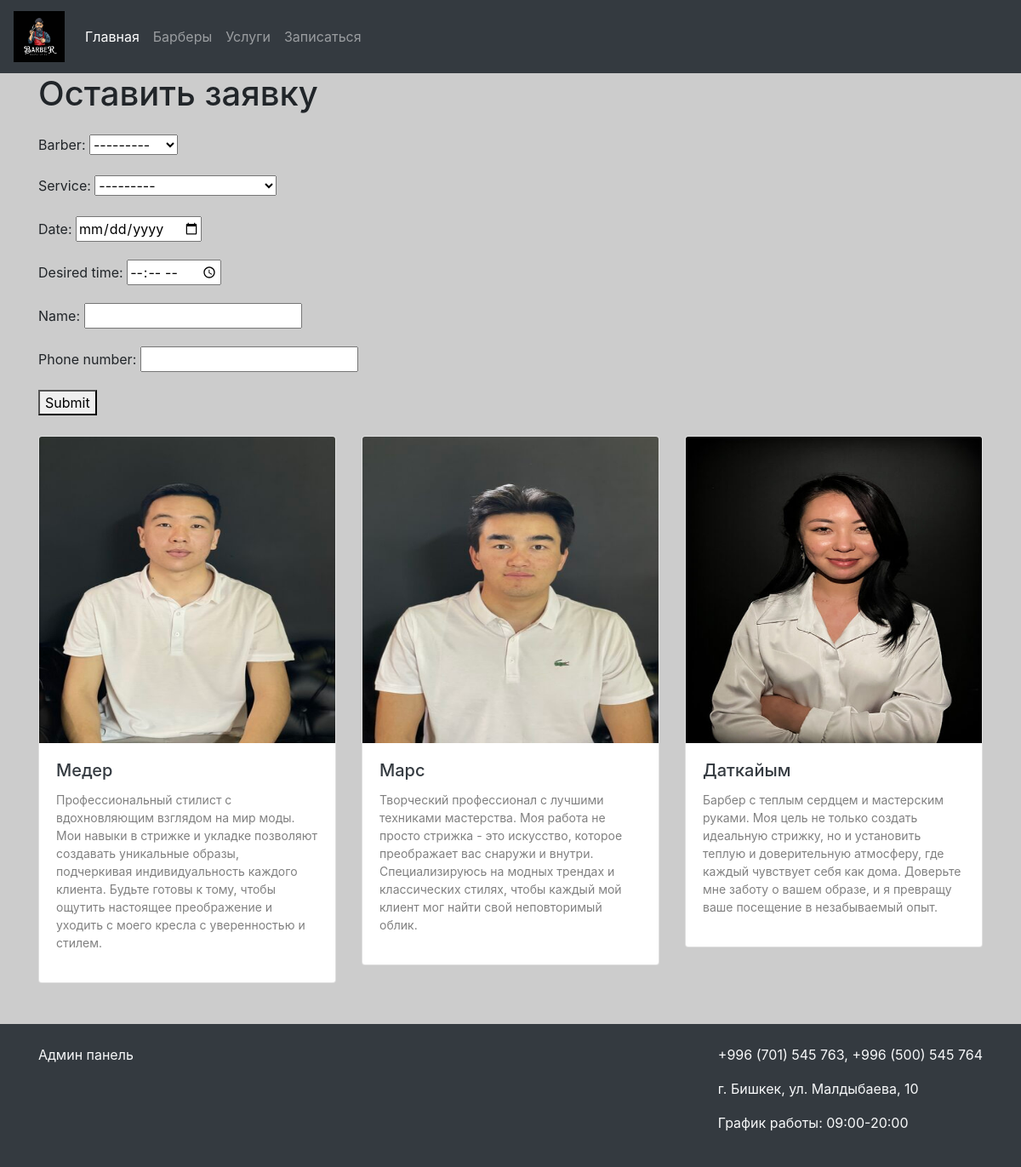
Screenshot of /application/ with the database file from the repository.
### barbershop/models.py (models this page shows)
class Barber(models.Model):
    photo = models.ImageField(upload_to='barbers/')
    name = models.CharField(max_length=100)
    description = models.TextField()
    def __str__(self):
        return self.name

class Service(models.Model):
    name = models.CharField(max_length=100)
    price = models.DecimalField(max_digits=8, decimal_places=2)
    duration = models.IntegerField()
    def __str__(self):
        return self.name

### barbershop/views.py (the view)
# urls.py: path('application/', views.application_form, name='application_form'),
def application_form(request):
    barbers = Barber.objects.all()
    if request.method == 'POST':
        form = ApplicationForm(request.POST)
        if form.is_valid():
            form.save()
            return HttpResponseRedirect('/thanks/')
    else:
        form = ApplicationForm()
    return render(request, 'application_form.html', {'barbers': barbers, 'form': form})

### barbershop/forms.py (shortened to what this page needs)
class ApplicationForm(forms.ModelForm):
    class Meta:
        model = Application
        fields = ['barber', 'service', 'date', 'desired_time', 'name', 'phone_number']
        widgets = {
            'date': forms.DateInput(attrs={'type': 'date'}),
            'desired_time': forms.TimeInput(attrs={'type': 'time', 'step': '1800'}),
        }

### templates/application_form.html (shortened to what this page needs)
{% include 'header_and_footer/header.html' %}
<div class="container">
    <h1>Оставить заявку</h1>
    <form method="post" class="my-4">
        {{ form.as_p }}
        <button type="submit">Submit</button>
    </form>
    <div class="row row-cols-md-3 g-5 ">
        {% for barber in barbers %}
            <div class="col">
                <div class="d-block text-dark card">
                    <img src="{{ barber.photo.url }}" alt="{{ barber.name }}" class="card-img-top"
                         style="max-height: 360px">
                    <div class="card-body">
                        <h5 class="card-title">{{ barber.name }}</h5>
                        <p style="color: #808080FF; font-size: 14px ">{{ barber.description }}</p>
                    </div>
                </div>
            </div>
        {% endfor %}
    </div>
</div>
{% include 'header_and_footer/footer.html' %}

### static/css/style.css (style rules this page uses)
body { background-color: #ccc; }
.card { transition: transform 0.2s ease-in-out; }

### rows the page displays
Barber: photo (picture), name "Медер", description "Профессиональный стилист с вдохновляющим взглядом на мир моды. Мои навыки в стрижке и укладке позволяют создавать уникальные образы, подчеркивая индивидуальность каждого клиента. Будьте готовы к тому, чтобы ощутить настоящее преображение и уходить с моего кресла с уверенностью и стилем."
Barber: photo (picture), name "Марс", description "Творческий профессионал с лучшими техниками мастерства. Моя работа не просто стрижка - это искусство, которое преображает вас снаружи и внутри. Специализируюсь на модных трендах и классических стилях, чтобы каждый мой клиент мог найти свой неповторимый облик."
Barber: photo (picture), name "Даткайым", description "Барбер с теплым сердцем и мастерским руками. Моя цель не только создать идеальную стрижку, но и установить теплую и доверительную атмосферу, где каждый чувствует себя как дома. Доверьте мне заботу о вашем образе, и я превращу ваше посещение в незабываемый опыт."
